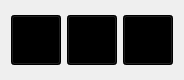
   <widget class="QWidget" name="horizontalLayoutWidget">
    <property name="geometry">
     <rect>
      <x>1420</x>
      <y>10</y>
      <width>166</width>
      <height>80</height>
     </rect>
    </property>
    <layout class="QHBoxLayout" name="horizontalLayout">
     <item>
      <widget class="QPushButton" name="undo_">
       <property name="minimumSize">
        <size>
         <width>50</width>
         <height>50</height>
        </size>
       </property>
       <property name="maximumSize">
        <size>
         <width>50</width>
         <height>50</height>
        </size>
       </property>
       <property name="cursor">
        <cursorShape>PointingHandCursor</cursorShape>
       </property>
       <property name="mouseTracking">
        <bool>true</bool>
       </property>
       <property name="tabletTracking">
        <bool>true</bool>
       </property>
       <property name="toolTip">
        <string>撤销</string>
       </property>
       <property name="styleSheet">
        <string notr="true">background-color: rgb(0, 0, 0);</string>
       </property>
       <property name="text">
        <string/>
       </property>
       <property name="icon">
        <iconset>
         <normaloff>icon/undo_.png</normaloff>icon/undo_.png</iconset>
       </property>
       <property name="iconSize">
        <size>
         <width>35</width>
         <height>35</height>
        </size>
       </property>
       <property name="shortcut">
        <string>Ctrl+Z</string>
       </property>
       <property name="checkable">
        <bool>true</bool>
       </property>
       <property name="checked">
        <bool>true</bool>
       </property>
      </widget>
     </item>
     <item>
      <widget class="QPushButton" name="reset_">
       <property name="minimumSize">
        <size>
         <width>50</width>
         <height>50</height>
        </size>
       </property>
       <property name="maximumSize">
        <size>
         <width>50</width>
         <height>50</height>
        </size>
       </property>
       <property name="cursor">
        <cursorShape>PointingHandCursor</cursorShape>
       </property>
       <property name="mouseTracking">
        <bool>true</bool>
       </property>
       <property name="tabletTracking">
        <bool>true</bool>
       </property>
       <property name="toolTip">
        <string>重置</string>
       </property>
       <property name="styleSheet">
        <string notr="true">background-color: rgb(0, 0, 0);</string>
       </property>
       <property name="text">
        <string/>
       </property>
       <property name="icon">
        <iconset>
         <normaloff>icon/restart.png</normaloff>icon/restart.png</iconset>
       </property>
       <property name="iconSize">
        <size>
         <width>30</width>
         <height>30</height>
        </size>
       </property>
       <property name="shortcut">
        <string>Ctrl+R</string>
       </property>
       <property name="checkable">
        <bool>true</bool>
       </property>
       <property name="checked">
        <bool>true</bool>
       </property>
      </widget>
     </item>
     <item>
      <widget class="QPushButton" name="save_">
       <property name="minimumSize">
        <size>
         <width>50</width>
         <height>50</height>
        </size>
       </property>
       <property name="maximumSize">
        <size>
         <width>50</width>
         <height>50</height>
        </size>
       </property>
       <property name="cursor">
        <cursorShape>PointingHandCursor</cursorShape>
       </property>
       <property name="mouseTracking">
        <bool>true</bool>
       </property>
       <property name="tabletTracking">
        <bool>true</bool>
       </property>
       <property name="toolTip">
        <string>保存</string>
       </property>
       <property name="styleSheet">
        <string notr="true">background-color: rgb(0, 0, 0);</string>
       </property>
       <property name="text">
        <string/>
       </property>
       <property name="icon">
        <iconset>
         <normaloff>icon/save.png</normaloff>icon/save.png</iconset>
       </property>
       <property name="iconSize">
        <size>
         <width>30</width>
         <height>30</height>
        </size>
       </property>
       <property name="shortcut">
        <string>Ctrl+S</string>
       </property>
       <property name="checkable">
        <bool>true</bool>
       </property>
       <property name="checked">
        <bool>true</bool>
       </property>
      </widget>
     </item>
    </layout>
   </widget>
